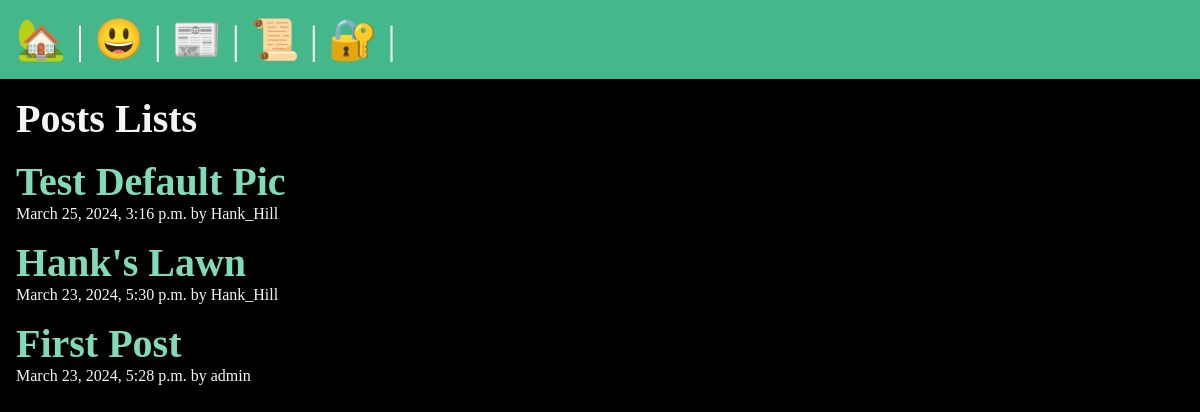
/posts/, run on the app's committed database.
### posts/models.py (models this page shows, shortened)
class Post(models.Model):
    title = models.CharField(max_length=75)
    body = models.TextField()
    slug = models.SlugField()
    date = models.DateTimeField(auto_now_add=True)
    banner = models.ImageField(default='fallback.png', blank=True)
    author = models.ForeignKey(User, on_delete=models.CASCADE, default=None)

### posts/views.py (the view)
# urls.py: path('', views.posts_list, name='list'),
def posts_list(request):
    posts = Post.objects.all().order_by('-date')
    return render(request, 'posts/posts_list.html', {'posts':posts})

### posts/templates/posts/posts_list.html (shortened to what this page needs)
{% extends 'layout.html' %}
{% block content %}
    <section>
        <h1>Posts Lists</h1>
        {% for post in posts %}
            <article class="post">
                <h2>
                    <a href="{% url 'posts:page' slug=post.slug %}">
                        {{ post.title }}
                    </a>
                </h2>
                <p>{{ post.date }} by {{ post.author }}</p>
            </article>
        {% endfor %}
    </section>
{% endblock content %}

### data on the page
Post: title "Test Default Pic", date "March 25, 2024, 3:16 p.m.", author "Hank_Hill"
Post: title "Hank's Lawn", date "March 23, 2024, 5:30 p.m.", author "Hank_Hill"
Post: title "First Post", date "March 23, 2024, 5:28 p.m.", author "admin"
